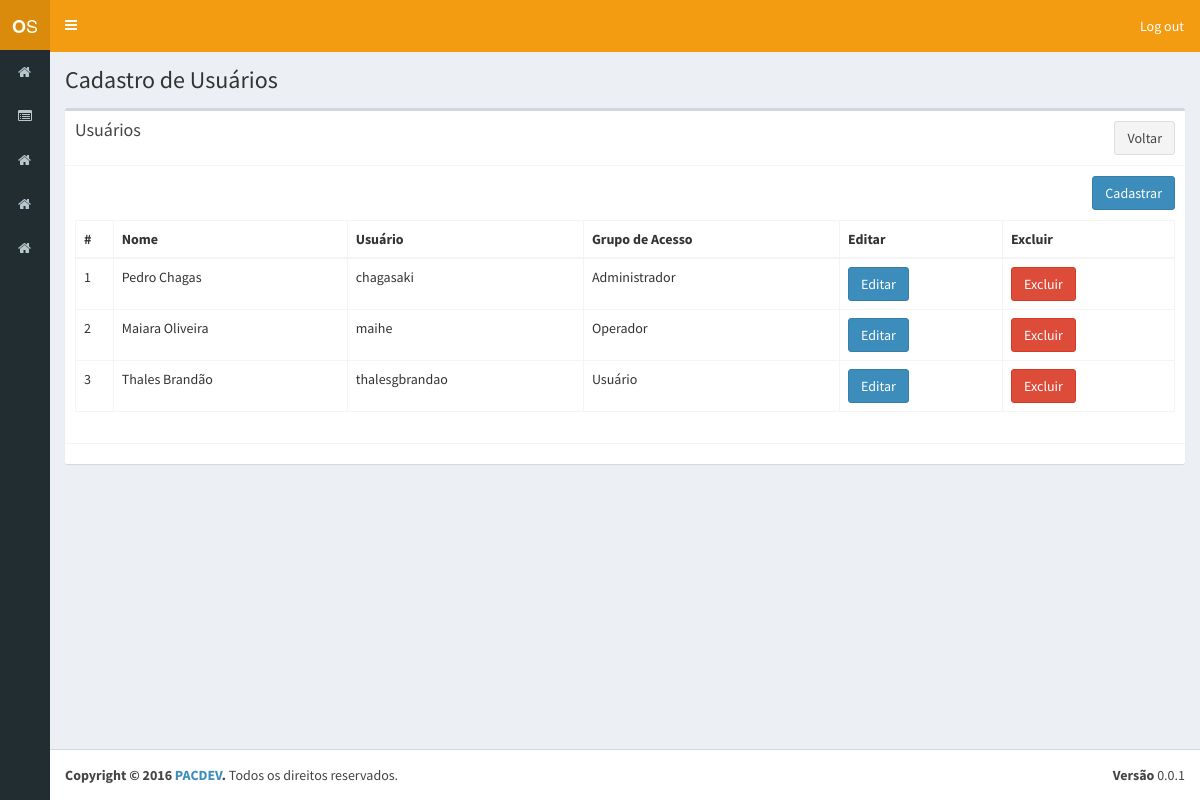
The app's page /usuario.php (signed in) with its own data.
### tables this page shows
CREATE TABLE `menu` (
  `id` bigint(20) NOT NULL AUTO_INCREMENT,
  `nome` varchar(60) NOT NULL,
  `url` varchar(50) NOT NULL,
  `icon` varchar(30) NOT NULL,
  `ordem` int(11) NOT NULL,
  `url_pai` varchar(50) NOT NULL,
  PRIMARY KEY (`id`)
);

CREATE TABLE `usuario` (
  `id` bigint(20) NOT NULL AUTO_INCREMENT,
  `nome` varchar(100) NOT NULL,
  `senha_md5` char(32) NOT NULL,
  `login` varchar(100) NOT NULL,
  `grupo_id` bigint(20) NOT NULL,
  `dt_criacao` datetime NOT NULL DEFAULT CURRENT_TIMESTAMP,
  PRIMARY KEY (`id`),
  KEY `fk_usuario_grupo_idx` (`grupo_id`),
  CONSTRAINT `fk_usuario_grupo` FOREIGN KEY (`grupo_id`) REFERENCES `grupo` (`id`) ON DELETE NO ACTION ON UPDATE NO ACTION
);

CREATE TABLE `grupo` (
  `id` bigint(20) NOT NULL AUTO_INCREMENT,
  `nome` varchar(45) NOT NULL,
  PRIMARY KEY (`id`)
);

### src/configs/config.php (called while the page is built, shortened)
<?php
$connection = Db::getInstance();
if(!isset($public)){
  $statement = $connection->prepare('SELECT m.id, m.nome, m.url, m.icon
                                    FROM menu m
                                    INNER JOIN grupo_menu gm ON gm.menu_id = m.id
                                    INNER JOIN usuario u ON u.grupo_id = gm.grupo_id
                                    where u.id = '.$_SESSION['usuario']['id']);
  $statement->execute();
  $acesso = $statement->fetchAll(PDO::FETCH_ASSOC);
}
?>

### src/usuario.php (the view, shortened to what this page needs)
<?php
include_once("configs/config.php");
$connection = Db::getInstance();
$statement = $connection->prepare('SELECT usuario.id,grupo.nome \'grupo\',usuario.nome \'nome\',usuario.login FROM usuario inner join grupo where grupo.id = usuario.grupo_id');
$statement->execute();
$lista = $statement->fetchAll(PDO::FETCH_ASSOC);
?><!DOCTYPE html>
<html>
<head>
  <link rel="stylesheet" href="assets/bootstrap/css/bootstrap.min.css">
  <link rel="stylesheet" href="https://cdnjs.cloudflare.com/ajax/libs/font-awesome/4.5.0/css/font-awesome.min.css">
  <link rel="stylesheet" href="https://cdnjs.cloudflare.com/ajax/libs/ionicons/2.0.1/css/ionicons.min.css">
  <link rel="stylesheet" href="assets/dist/css/AdminLTE.min.css">
  <link rel="stylesheet" href="assets/dist/css/skins/_all-skins.min.css">
</head>
<body class="hold-transition skin-yellow sidebar-collapse sidebar-mini">
  <div class="wrapper">
    <?php include_once("header.php"); ?>
    <?php include_once("menu.php"); ?>
    <div class="content-wrapper">
      <section class="content-header">
        <h1>
          Cadastro de Usuários
        </h1>
      </section>
      <section class="content">
        <div class="box">
          <div class="box-header with-border">
            <h3 class="box-title">Usuários</h3>
            <a class='btn btn-default pull-right' href="cadastrar_posicao.php">Voltar</a>
            </div>
            <div class="box-body">
              <button type="button" class="btn btn-primary pull-right" style="margin-bottom: 10px;" data-toggle="modal" data-id='0' data-target="#cadastrarModal">
                Cadastrar
              </button>
              <table id="table" class="table table-bordered table-hover">
                <thead>
                  <tr>
                    <th>#</th>
                    <th>Nome</th>
                    <th>Usuário</th>
                    <th>Grupo de Acesso</th>
                    <th>Editar</th>
                    <th>Excluir</th>
                  </tr>
                </thead>
                <tbody>
                  <?php
                  if(!empty($lista)){
                    foreach($lista as $item){
                      echo '<tr>';
                      echo "<td>{$item['id']}</td>";
                      echo "<td>{$item['nome']}</td>";
                      echo "<td>{$item['login']}</td>";
                      echo "<td>{$item['grupo']}</td>";
                      echo "<td><button type='button' class='btn btn-primary' data-toggle='modal' data-target='#cadastrarModal' data-id='{$item['id']}' data-nome='{$item['nome']}' data-login='{$item['login']}' >Editar</button></td>";
                      echo "<td><a type='button' class='btn btn-danger' href='?id={$item['id']}&remove=true'>Excluir</button></td>";
                      echo '</tr>';
                    }
                  }
                  ?>
                </tbody>
              </table>
            </div>
            <div class="box-footer">
            </div>
          </div>
        </section>
      </div>
      <?php include_once("footer.php"); ?>
    </div>
  </body>
  </html>

### src/menu.php (shortened to what this page needs)
<?php
include_once("configs/config.php");
$connection = Db::getInstance();
$statement = $connection->prepare('SELECT m.id, m.nome, m.url, m.icon
	FROM menu m
	INNER JOIN grupo_menu gm ON gm.menu_id = m.id
	INNER JOIN usuario u ON u.grupo_id = gm.grupo_id
	where u.id = '.$_SESSION['usuario']['id'].'
	and (url_pai is null or url_pai = \'\') ORDER BY ordem ASC');
$statement->execute();
$_SESSION['menu'] = $statement->fetchAll(PDO::FETCH_ASSOC);
?>
<aside class="main-sidebar">
	<section class="sidebar">
		<ul class="sidebar-menu">
			<?php
			foreach($_SESSION['menu'] as $menu){
				if($menu['url'] != '#'){
					echo '  <li>
					<a href="'.$menu['url'].'">
						<i class="fa '.$menu['icon'].'"></i> <span>'.$menu['nome'].'</span>
					</a>
				</li>';
			}else{
				echo '  <li class="treeview">
				<a href="#">
					<i class="fa '.$menu['icon'].'"></i> <span>'.$menu['nome'].'</span>
					<span class="pull-right-container">
						<i class="fa fa-angle-left pull-right"></i>
					</span>
				</a>
				<ul class="treeview-menu">';
					echo '</ul>
				</li>';
			}
		}
		?>
	</ul>
</section>
</aside>

### records on screen
usuario: id "1", nome "Pedro Chagas", login "chagasaki", grupo.nome "Administrador"
usuario: id "2", nome "Maiara Oliveira", login "maihe", grupo.nome "Operador"
usuario: id "3", nome "Thales Brandão", login "thalesgbrandao", grupo.nome "Usuário"
